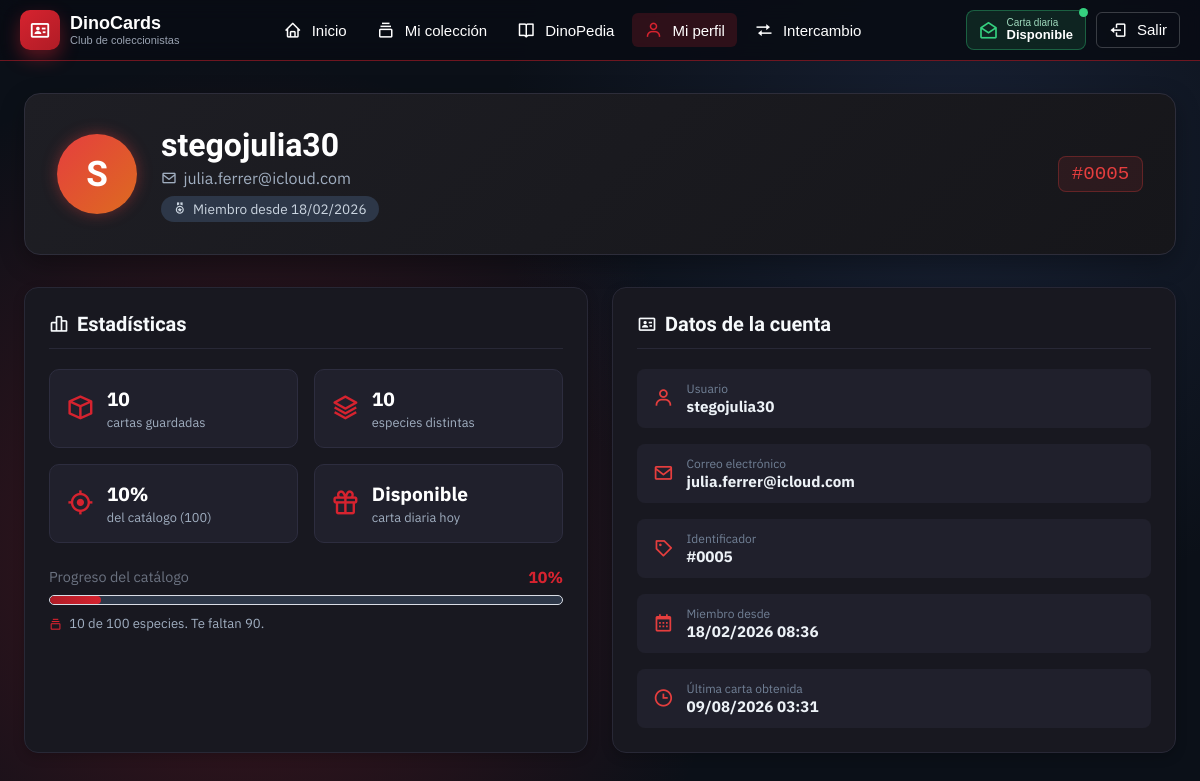
/perfil.php (signed in), run on an earlier commit of the app's database.
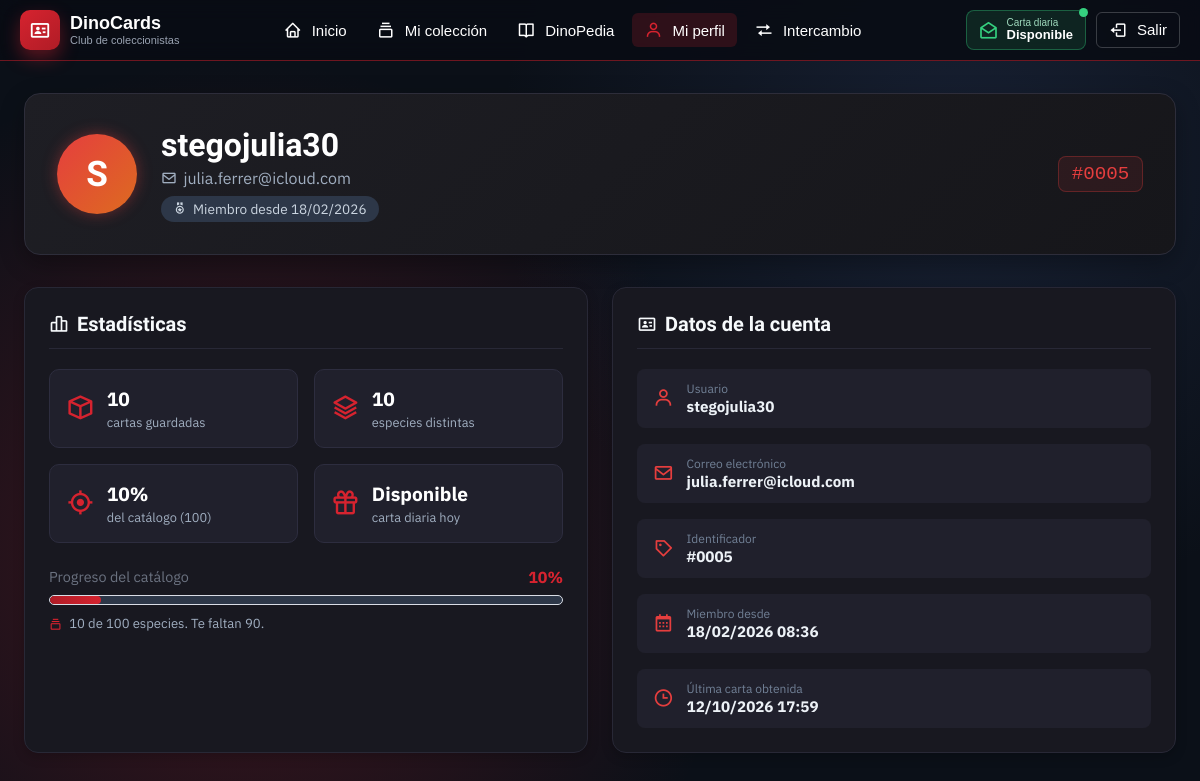
And on a later commit of the database.
### tables this page shows
CREATE TABLE usuarios(id INT primary key auto_increment,
					  username VARCHAR(64) UNIQUE,
                      email VARCHAR(256) UNIQUE,
                      password_hash VARCHAR(1024),
                      fecha_registro DATETIME,
                      ultima_obtencion DATETIME,
                      listos_negociar int);

### src/AccesoDatos.php (called while the page is built, shortened)
<?php
function escapar(mixed $valor): string
{
    return htmlspecialchars((string) $valor, ENT_QUOTES, 'UTF-8');
}

### perfil.php (the view, shortened to what this page needs)
<?php
require_once __DIR__ . "/src/AccesoDatos.php";
$usuario_id = (int) $_SESSION["usuario_id"];
$consulta = $conexion->prepare(
    "SELECT * FROM usuarios WHERE id = ?"
);
$consulta->bind_param("i", $usuario_id);
$consulta->execute();
$usuario = $consulta->get_result()->fetch_assoc();
$inicial = strtoupper(
    mb_substr($usuario["username"] ?? "", 0, 1, "UTF-8")
);
$consulta = $conexion->prepare(
    "SELECT
        COUNT(*) AS total,
        COUNT(DISTINCT dinosaurio_id) AS especies
     FROM colecciones
     WHERE usuario_id = ?"
);
$consulta->bind_param("i", $usuario_id);
$consulta->execute();
$resumen = $consulta->get_result()->fetch_assoc();
$total_cartas = (int) ($resumen["total"] ?? 0);
$total_especies = (int) ($resumen["especies"] ?? 0);
$resultado = $conexion->query(
    "SELECT COUNT(*) AS total FROM dinosaurios"
);
$total_catalogo = (int) $resultado->fetch_assoc()["total"];
$porcentaje = $total_catalogo > 0
    ? min(100, (int) round(
        $total_especies / $total_catalogo * 100
    ))
    : 0;
$faltan = max(0, $total_catalogo - $total_especies);
if ($porcentaje >= 100) {
    $nivel = "completo";
} elseif ($porcentaje >= 70) {
    $nivel = "alto";
} elseif ($porcentaje >= 40) {
    $nivel = "medio";
} else {
    $nivel = "bajo";
}
$registro = $usuario["fecha_registro"] ?? null;
$ultima = $usuario["ultima_obtencion"] ?? null;
$ya_obtenida_hoy = (
    $ultima !== null
    && substr((string) $ultima, 0, 10) === date("Y-m-d")
);
?>
<!DOCTYPE html>
<html lang="es">
<head>
    <link href="https://unpkg.com/boxicons@2.1.4/css/boxicons.min.css" rel="stylesheet">
    <link rel="stylesheet" href="styles/comun.css?v=<?= @filemtime(__DIR__ . '/styles/comun.css') ?>">
    <link rel="stylesheet" href="styles/perfil.css?v=<?= @filemtime(__DIR__ . '/styles/perfil.css') ?>">
</head>
<body>
<?php require "menu.php"; ?>
<main class="panel panel-perfil">
    <header class="panel-hero">
        <div class="avatar-hero" aria-hidden="true">
            <?= escapar($inicial) ?>
        </div>
        <section class="panel-hero-texto">
            <h2><?= escapar($usuario["username"]) ?></h2>
            <p>
                <i class="bx bx-envelope" aria-hidden="true"></i>
                <?= escapar($usuario["email"]) ?>
            </p>
            <span class="etiqueta">
                <i class="bx bx-medal" aria-hidden="true"></i>
                Miembro desde
                <?= $registro !== null
                    ? date("d/m/Y", strtotime($registro))
                    : "—" ?>
            </span>
        </section>
        <p
            class="perfil-id"
            title="Tu identificador de coleccionista"
        >
            #<?= sprintf("%04d", $usuario_id) ?>
        </p>
    </header>
    <div class="perfil-grid">
        <section
            class="tarjeta perfil-stats"
            aria-labelledby="stats-titulo"
        >
            <h2 id="stats-titulo">
                <i class="bx bx-bar-chart-alt-2" aria-hidden="true"></i>
                Estadísticas
            </h2>
            <ul class="stats-grid">
                <li class="stat">
                    <i class="bx bx-cube" aria-hidden="true"></i>
                    <div>
                        <strong><?= $total_cartas ?></strong>
                        <small>cartas guardadas</small>
                    </div>
                </li>
                <li class="stat">
                    <i class="bx bx-layer" aria-hidden="true"></i>
                    <div>
                        <strong><?= $total_especies ?></strong>
                        <small>especies distintas</small>
                    </div>
                </li>
                <li class="stat">
                    <i class="bx bx-target-lock" aria-hidden="true"></i>
                    <div>
                        <strong><?= $porcentaje ?>%</strong>
                        <small>
                            del catálogo (<?= $total_catalogo ?>)
                        </small>
                    </div>
                </li>
                <li class="stat">
                    <i class="bx bx-gift" aria-hidden="true"></i>
                    <div>
                        <strong>
                            <?= $ya_obtenida_hoy
                                ? "Abierta"
                                : "Disponible" ?>
                        </strong>
                        <small>carta diaria hoy</small>
                    </div>
                </li>
            </ul>
            <div class="contenedor-barra">
                <p class="barra-progreso">
                    <span>Progreso del catálogo</span>
                    <b><?= $porcentaje ?>%</b>
                </p>
                <div
                    class="barra"
                    role="progressbar"
                    aria-valuenow="<?= $porcentaje ?>"
                    aria-valuemin="0"
                    aria-valuemax="100"
                    aria-label="Progreso del catálogo"
                >
                    <span
                        class="barra-relleno nivel-<?= escapar($nivel) ?>"
                        style="width: <?= $porcentaje ?>%;"
                    ></span>
                </div>
                <p class="barra-detalle">
                    <?php if ($porcentaje >= 100): ?>
                        <i class="bx bx-trophy" aria-hidden="true"></i>
                        ¡Colección completa!
                        Tienes las <?= $total_catalogo ?> especies.
                    <?php else: ?>
                        <i class="bx bx-collection" aria-hidden="true"></i>
                        <?= $total_especies ?> de
                        <?= $total_catalogo ?> especies.
                        Te faltan <?= $faltan ?>.
                    <?php endif; ?>
                </p>
            </div>
        </section>
        <section
            class="tarjeta perfil-datos"
            aria-labelledby="datos-titulo"
        >
            <h2 id="datos-titulo">
                <i class="bx bx-id-card" aria-hidden="true"></i>
                Datos de la cuenta
            </h2>
            <ul class="datos-lista">
                <li>
                    <i class="bx bx-user" aria-hidden="true"></i>
                    <p>
                        <small>Usuario</small>
                        <b><?= escapar($usuario["username"]) ?></b>
                    </p>
                </li>
                <li>
                    <i class="bx bx-envelope" aria-hidden="true"></i>
                    <p>
                        <small>Correo electrónico</small>
                        <b><?= escapar($usuario["email"]) ?></b>
                    </p>
                </li>
                <li>
                    <i class="bx bx-purchase-tag" aria-hidden="true"></i>
                    <p>
                        <small>Identificador</small>
                        <b>#<?= sprintf("%04d", $usuario_id) ?></b>
                    </p>
                </li>
                <li>
                    <i class="bx bx-calendar" aria-hidden="true"></i>
                    <p>
                        <small>Miembro desde</small>
                        <b>
                            <?= $registro !== null
                                ? date("d/m/Y H:i", strtotime($registro))
                                : "—" ?>
                        </b>
                    </p>
                </li>
                <li>
                    <i class="bx bx-time" aria-hidden="true"></i>
                    <p>
                        <small>Última carta obtenida</small>
                        <b>
                            <?= $ultima !== null
                                ? date("d/m/Y H:i", strtotime($ultima))
                                : "Todavía ninguna" ?>
                        </b>
                    </p>
                </li>
            </ul>
        </section>
    </div>
</main>
</body>
</html>

### menu.php (shortened to what this page needs)
<?php
$pagina_actual = basename($_SERVER["PHP_SELF"]);
$menu_usuario_id = (int) ($_SESSION["usuario_id"] ?? 0);
$menu_ultima     = null;
if (isset($conexion) && $conexion && $menu_usuario_id > 0) {
    $menu_consulta = $conexion->prepare("SELECT ultima_obtencion FROM usuarios WHERE id = ?");
    if ($menu_consulta) {
        $menu_consulta->bind_param("i", $menu_usuario_id);
        $menu_consulta->execute();
        $menu_fila = $menu_consulta->get_result()->fetch_assoc();
        if ($menu_fila) {
            $menu_ultima = $menu_fila["ultima_obtencion"];
        }
    }
}
$menu_obtenida_hoy = ($menu_ultima !== null
    && substr($menu_ultima, 0, 10) === date("Y-m-d"));
$menu_enlaces = [
    ["inicio.php",    "bx-home",       "Inicio"],
    ["coleccion.php", "bx-collection", "Mi colección"],
    ["dinopedia.php", "bx-book-open",  "DinoPedia"],
    ["perfil.php",    "bx-user",       "Mi perfil"],
    ["intercambio.php",     "bx-transfer",     "Intercambio"],
];
?>
<header class="topbar">
    <a class="logo" href="inicio.php">
        <span class="logo-mark" aria-hidden="true"><i class="bx bx-id-card"></i></span>
        <span class="logo-texto">
            <strong>DinoCards</strong>
            <small>Club de coleccionistas</small>
        </span>
    </a>
    <nav class="nav" aria-label="Principal">
        <?php foreach ($menu_enlaces as [$url, $icono, $texto]): ?>
            <a href="<?= escapar($url) ?>" class="nav-link<?= $pagina_actual === $url ? " activo" : "" ?>">
                <i class="bx <?= escapar($icono) ?>"></i><span><?= escapar($texto) ?></span>
            </a>
        <?php endforeach; ?>
    </nav>
    <div class="topbar-fin">
        <a class="carta-badge<?= $menu_obtenida_hoy ? " abierta" : "" ?>" href="inicio.php" title="Carta diaria">
            <i class="bx <?= $menu_obtenida_hoy ? "bx-check-circle" : "bx-envelope-open" ?>"></i>
            <span class="carta-badge-txt">
                <small>Carta diaria</small>
                <b><?= $menu_obtenida_hoy ? "Abierta" : "Disponible" ?></b>
            </span>
            <?php if (!$menu_obtenida_hoy): ?>
                <span class="punto" title="Tienes tu carta diaria disponible"></span>
            <?php endif; ?>
        </a>
        <a class="nav-link salir" href="php/cerrar.php" title="Cerrar sesión">
            <i class="bx bx-log-out"></i>
            <span>Salir</span>
        </a>
    </div>
</header>

### styles/comun.css (style rules this page uses)
* { box-sizing: border-box; }
:root { --rojo: #d6232f; --rojo-osc: #b01c26; --fondo: #0b1018; --texto: #111827; --gris: #6b7280; --borde: #d9dde5; }
body { margin: 0; font-family: Arial, Helvetica, sans-serif; min-height: 100vh; color: #ffffff; background: radial-gradient(circle at 20% 70%, rgba(214, 35, 47, .25), transparent 45%), radial-gradient(circle at 80% 20%, rgba(60, 80, 130, .25), transparent 40%), var(--fondo); }
.topbar { position: sticky; top: 0; z-index: 60; background-color: rgba(8, 12, 20, .88); backdrop-filter: blur(10px); border-bottom: 1px solid rgba(214, 35, 47, .5); color: #ffffff; padding: 10px 20px; display: flex; flex-wrap: wrap; align-items: center; justify-content: space-between; gap: 12px; }
.logo { display: flex; align-items: center; gap: 10px; color: #ffffff; text-decoration: none; }
.logo-mark { display: flex; align-items: center; justify-content: center; width: 40px; height: 40px; border-radius: 10px; background: linear-gradient(140deg, var(--rojo), var(--rojo-osc)); box-shadow: 0 8px 18px rgba(214, 35, 47, .4); color: #ffffff; font-size: 22px; }
.logo-texto { display: flex; flex-direction: column; line-height: 1.1; }
.logo-texto strong { font-size: 18px; }
.logo-texto small { font-size: 11px; color: #9aa3b2; }
.nav { display: flex; flex-wrap: wrap; gap: 6px; }
.nav-link { display: inline-flex; align-items: center; gap: 8px; color: #ffffff; text-decoration: none; padding: 8px 12px; border-radius: 6px; font-size: 15px; }
.nav-link i { font-size: 18px; margin-right: 2px; }
.nav-link.activo { background-color: rgba(214, 35, 47, .18); color: #ffffff; }
.nav-link.activo i { color: var(--rojo); }
.topbar-fin { display: flex; align-items: center; gap: 10px; }
.carta-badge { display: inline-flex; align-items: center; gap: 8px; position: relative; border: 1px solid rgba(53, 208, 127, .35); background-color: rgba(53, 208, 127, .12); color: #ffffff; text-decoration: none; padding: 6px 12px; border-radius: 8px; }
.carta-badge i { font-size: 20px; color: #35d07f; }
.carta-badge-txt { display: flex; flex-direction: column; line-height: 1.1; }
.carta-badge-txt small { font-size: 10px; color: #9fd9bd; }
.carta-badge-txt b { font-size: 13px; }
.punto { position: absolute; top: -3px; right: -3px; width: 9px; height: 9px; border-radius: 50%; background-color: #35d07f; box-shadow: 0 0 0 0 rgba(53, 208, 127, .7); animation: pulso 1.8s infinite; }
.nav-link.salir { border: 1px solid rgba(255, 255, 255, .2); }
main { max-width: 1000px; margin: 20px auto; padding: 0 15px; }
.tarjeta { background-color: #181820; border: 1px solid #282836; border-radius: 14px; padding: 1.5rem; box-shadow: 0 4px 12px rgba(0, 0, 0, 0.2); margin-bottom: 20px; }
.contenedor-barra { margin-top: 1rem; }
.barra-progreso { display: flex; justify-content: space-between; font-size: 0.9rem; margin-bottom: 0.5rem; color: var(--gris); }
.barra-progreso b { color: var(--rojo); font-size: 1rem; }
.barra { width: 100%; height: 10px; background: #2d3748; border-radius: 10px; overflow: hidden; display: block; border: 1px solid var(--borde); }
.barra-relleno { display: block; height: 100%; width: 0; background: linear-gradient(90deg, var(--rojo-osc), var(--rojo), #ff5b4d); border-radius: 10px; transition: width 0.4s ease; }
.barra-relleno.nivel-bajo { background: linear-gradient(90deg, var(--rojo-osc), var(--rojo)); }
.barra-detalle { margin: 0.6rem 0 0; font-size: 0.82rem; color: #a0aec0; }
.barra-detalle i { color: var(--rojo); margin-right: 4px; vertical-align: middle; }
h1, h2, h3 { color: var(--rojo-osc); }
a { color: var(--rojo); }

What changed in the data, as far as the page shows it:
changed usuarios "stegojulia30": ultima_obtencion "09/08/2026 03:31" → "12/10/2026 17:59"
